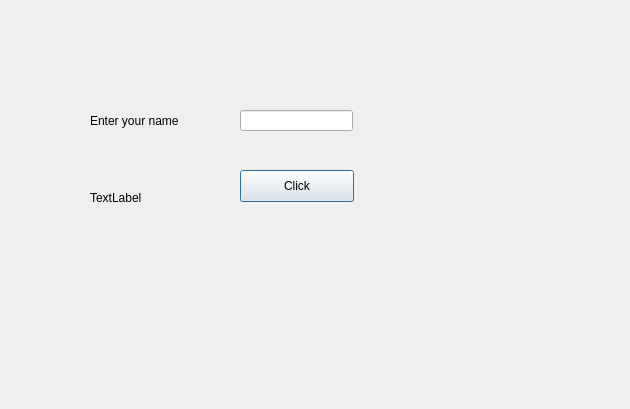
<?xml version="1.0" encoding="UTF-8"?>
<ui version="4.0">
 <class>Dialog</class>
 <widget class="QDialog" name="Dialog">
  <property name="geometry">
   <rect>
    <x>0</x>
    <y>0</y>
    <width>630</width>
    <height>409</height>
   </rect>
  </property>
  <property name="windowTitle">
   <string>Dialog</string>
  </property>
  <widget class="QLineEdit" name="lineEditName">
   <property name="geometry">
    <rect>
     <x>240</x>
     <y>110</y>
     <width>113</width>
     <height>21</height>
    </rect>
   </property>
  </widget>
  <widget class="QLabel" name="label">
   <property name="geometry">
    <rect>
     <x>90</x>
     <y>110</y>
     <width>111</width>
     <height>21</height>
    </rect>
   </property>
   <property name="text">
    <string>Enter your name</string>
   </property>
  </widget>
  <widget class="QLabel" name="labelResponse">
   <property name="geometry">
    <rect>
     <x>90</x>
     <y>190</y>
     <width>59</width>
     <height>16</height>
    </rect>
   </property>
   <property name="text">
    <string>TextLabel</string>
   </property>
  </widget>
  <widget class="QPushButton" name="ButtonClickMe">
   <property name="geometry">
    <rect>
     <x>240</x>
     <y>170</y>
     <width>114</width>
     <height>32</height>
    </rect>
   </property>
   <property name="text">
    <string>Click</string>
   </property>
  </widget>
 </widget>
 <resources/>
 <connections/>
</ui>
